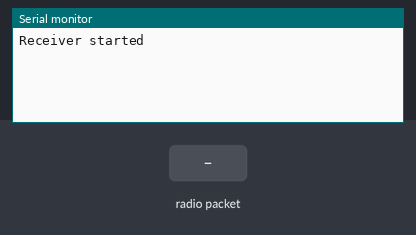
A sketch run on a simulated Arduino Uno, built with avr-gcc and run on an emulated ATmega328P. Shown: the last lines printed to the serial monitor. The test bench sets the inputs (shaded band). No radio packets arrive unless stated.

Above: at 2.2 s.
2.3 s: radio packet "1" arrives
At 3.2 s:
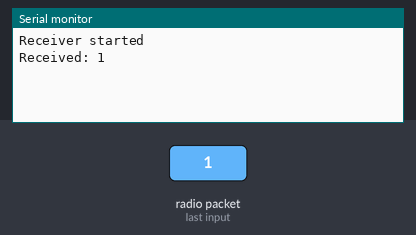
3.8 s: radio packet "0" arrives
At 4.4 s:
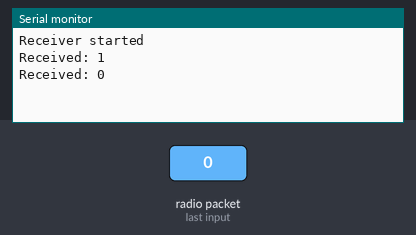
5.3 s: radio packet "2" arrives
At 6.7 s:
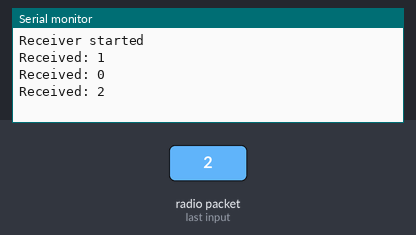

Measured:
- after the input at 2.3 s, the serial monitor: prints a new line at once (image 1)
- after the input at 3.8 s, the serial monitor: prints a new line at once (image 2)
- after the input at 5.3 s, the serial monitor: prints a new line at once (image 3)

The sketch:

Reciever.ino
```cpp
#include <SPI.h>
#include <RF24.h>

RF24 radio(7, 8); // CE, CSN

const byte address[6] = "00001";

void setup() {
  Serial.begin(9600);
  delay(1000); // Give some time to open the Serial Monitor

  radio.begin();
  radio.openReadingPipe(1, address); // Use a different pipe number if needed
  radio.setPALevel(RF24_PA_MIN);
  radio.startListening();

  Serial.println("Receiver started");
}

void loop() {
  if (radio.available()) {
    char text[32] = "";
    radio.read(&text, sizeof(text));
    text[sizeof(text) - 1] = '\0'; // Ensure null-terminated string
    Serial.print("Received: ");
    Serial.println(text);
  }
}
```
